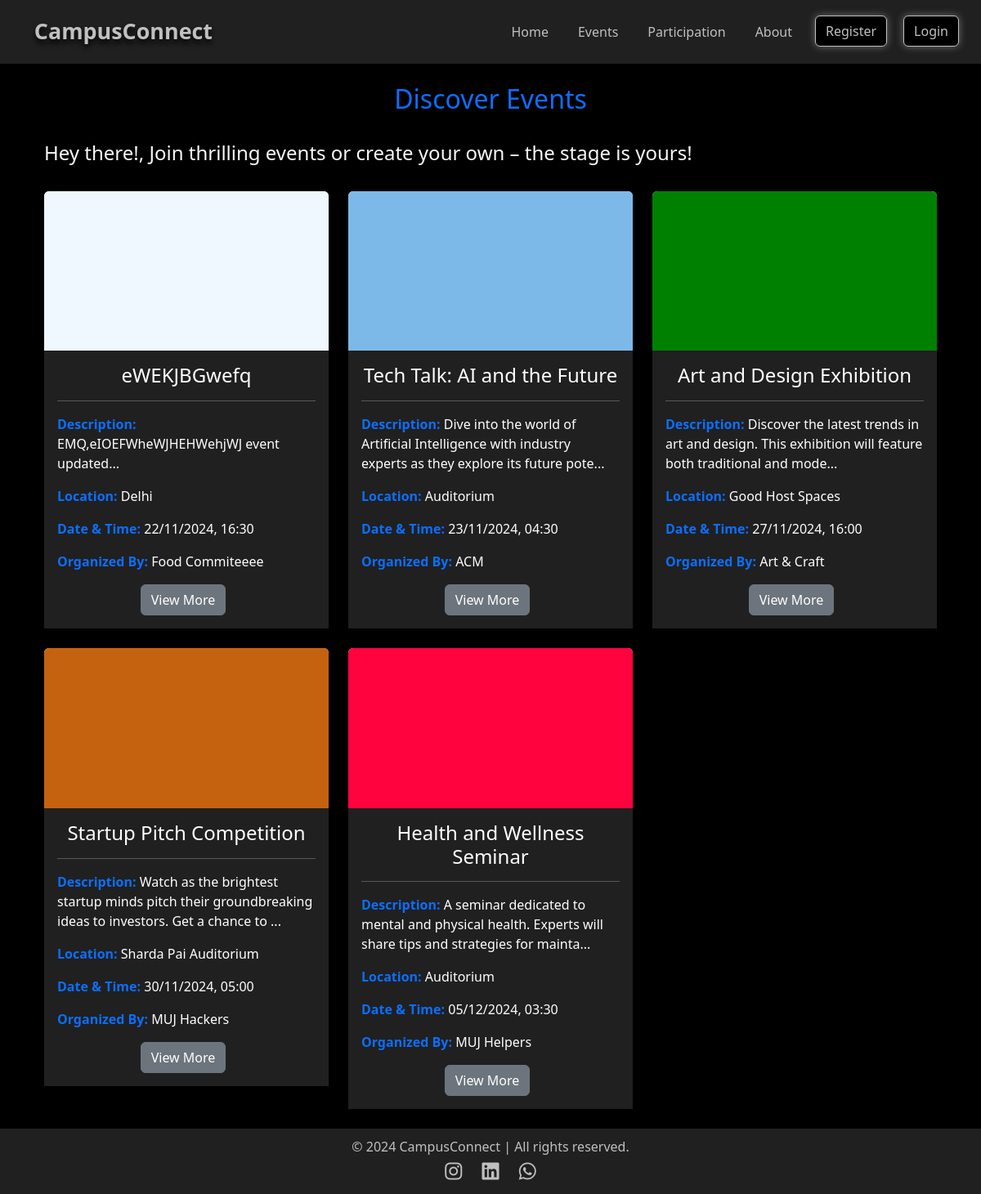
Screenshot of /events/ with the database file from the repository.
### events/models.py (models this page shows, shortened)
class Event(models.Model):
    title = models.CharField(max_length=100)
    description = models.TextField()
    event_datetime = models.DateTimeField()
    location = models.CharField(max_length=200)
    photo = models.ImageField(upload_to='event_photos/', blank=True, null=True)
    organized_by = models.CharField(max_length=100, default="Unknown")
    user = models.ForeignKey(User, on_delete=models.CASCADE)
    is_approved = models.BooleanField(default=False)

### events/views.py (the view)
# urls.py: path('', include('events.urls')),
def events(request):
    approved_events = Event.objects.filter(is_approved=True).order_by('event_datetime')
    if not approved_events:
        message = "No events have been approved yet."
    else:
        message = ""
    return render(request, 'events.html', {'events': approved_events, 'message': message})

### events/templates/events.html (shortened to what this page needs)
{% extends "layout.html" %}
{% block content %}
<h2 class="text-center mt-4" style="color: #0d6efd;">Discover Events</h2>
<div class="post">
    {% if user.is_authenticated %}
        <h4 class="ms-1 pt-4 text-light p-2">
            Hey <span style="color:#0d6efd;">{{ user.username }}</span>!, Join thrilling events or create your own – the stage is yours!
        </h4>
        <a class="btn btn-primary mb-2 mt-2 ms-3 p-2 rounded" href="{% url 'create_event' %}">
            Add Event
        </a>
    {% else %}
        <h4 class="ms-1 pt-4 text-light p-2">
            Hey there!, Join thrilling events or create your own – the stage is yours!
        </h4>
    {% endif %}
</div>
<div class="container mt-4">
    <div class="row">
        {% for event in events %}
        <div class="col-md-4 col-sm-6 mb-4">
            <div class="card border-0 shadow-sm rounded">
                {% if event.photo %}
                <img src="{{ event.photo.url }}" class="card-img-top rounded-top" alt="Event photo">
                {% else %}
                <img src="default_image_url.jpg" class="card-img-top rounded-top" alt="Default image">
                {% endif %}
                <div class="card-body" style="background-color: #202020; color: white;">
                    <h4 class="card-title"><center>{{ event.title }}</center></h4><hr>
                    <p class="card-text"><strong><span style="color: #0d6efd;">Description:</span></strong> {{ event.description|slice:":100" }}...</p>
                    <p><strong><span style="color: #0d6efd;">Location:</span></strong> {{ event.location }}</p>
                    <p><strong><span style="color: #0d6efd;">Date & Time:</span></strong> {{ event.event_datetime|date:"d/m/Y, H:i" }}</p>
                    <p><strong><span style="color: #0d6efd;">Organized By:</span></strong> {{ event.organized_by }}</p>
                    <div class="btn-container d-flex justify-content-center align-items-center mt-2">
                        <a href="{% url 'event_detail' event.id %}" class="btn btn-secondary rounded me-2">View More</a>
                    </div>
                </div>
            </div>
        </div>
        {% empty %}
        <p class="text-white">No events available.</p>
        {% endfor %}
    </div>
</div>
{% endblock %}

### templates/layout.html (shortened to what this page needs)
{% load static %}
<!DOCTYPE html>
<html lang="en">
<head>
    <link href="https://cdn.jsdelivr.net/npm/bootstrap@5.3.3/dist/css/bootstrap.min.css" rel="stylesheet">
    <link rel="stylesheet" href="https://cdnjs.cloudflare.com/ajax/libs/font-awesome/6.0.0-beta3/css/all.min.css">
</head>
<body>
    <nav class="navbar navbar-expand-lg navbar-dark">
        <div class="container-fluid">
            <a class="navbar-brand" href="{% url 'home' %}">CampusConnect</a>
            <div class="collapse navbar-collapse" id="navbarSupportedContent">
                <ul class="navbar-nav ms-auto">
                    <li class="nav-item">
                        <a class="nav-link" href="{% url 'home' %}">Home</a>
                    </li>
                    <li class="nav-item">
                        <a class="nav-link" href="{% url 'events' %}">Events</a>
                    </li>
                    <li class="nav-item">
                        <a class="nav-link" href="{% url 'participation' %}">Participation</a>
                    </li>
                    <li class="nav-item">
                        <a class="nav-link" href="{% url 'about' %}">About</a>
                    </li>
                    {% if user.is_authenticated %}
                    <li class="nav-item">
                        <form method="post" action="{% url 'logout' %}" class="d-inline">
                            {% csrf_token %}
                            <button class="btn" type="submit">Logout</button>
                        </form>
                    </li>
                    {% else %}
                    <li class="nav-item">
                        <a href="{% url 'register' %}" class="btn">Register</a>
                    </li>
                    <li class="nav-item">
                        <a href="{% url 'login' %}" class="btn">Login</a>
                    </li>
                    {% endif %}
                </ul>
            </div>
        </div>
    </nav>
    <div class="container content">
        {% block content %}
        {% endblock %}
    </div>
    <footer class="footer mt-auto">
        <span>&copy; 2024 CampusConnect | All rights reserved.</span>
        <div class="social-icons">
            <a href="https://www.instagram.com/yourProfile" target="_blank"><i class="fab fa-instagram"></i></a>
            <a href="https://www.linkedin.com/yourProfile" target="_blank"><i class="fab fa-linkedin"></i></a>
            <a href="https://www.whatsapp.com/yourProfile" target="_blank"><i class="fab fa-whatsapp"></i></a>
        </div>
    </footer>
</body>
</html>

### templates/layout.html (style rules this page uses)
body { background-color: #000000; color: #f8f9fa; min-height: 100vh; display: flex; flex-direction: column; }
.navbar { background-color: #202020; padding: 15px; box-shadow: 0 0 10px rgba(0, 0, 0, 0.5); }
.navbar-brand { font-size: 1.6rem; color: #C0C0C0; text-shadow: 0 4px 6px rgba(0, 0, 0, 0.9); margin-left: 20px; font-weight: 900; transition: transform 0.4s ease; transform: scale(1.05); }
.navbar-nav .nav-item { margin-left: 20px; }
.navbar-nav .nav-link { color: #C0C0C0; transition: color 0.3s ease; }
.navbar .btn { background-color: #000000; color: #C0C0C0; border: 1.5px solid #C0C0C0; box-shadow: 0 0 10px rgba(192, 192, 192, 0.5); }
.footer { background-color: #202020; color: #C0C0C0; text-align: center; padding: 10px; box-shadow: 0 -4px 8px rgba(0, 0, 0, 0.5); margin-top: auto; }
.footer .social-icons a { color: #C0C0C0; margin: 0 10px; font-size: 1.5rem; text-decoration: none; transition: color 0.3s ease; }
.content { flex: 1; }

### events/templates/events.html (style rules this page uses)
.btn-container a, .btn-container form { display: inline-block; }
.btn-container { gap: 10px; }
.card { border-radius: 8px; box-shadow: 0 4px 10px rgba(0, 0, 0, 0.2); transition: transform 0.3s ease, box-shadow 0.3s ease; }
.card-body { background-color: #202020; color: #ffffff; }
.card-title { color: #ffffff; }
.btn { transition: transform 0.3s ease, box-shadow 0.3s ease; }
.d-flex.justify-content-center { justify-content: center; }

### rows the page displays
Event: photo (picture), title "eWEKJBGwefq", description "EMQ,eIOEFWheWJHEHWehjWJ event updated", location "Delhi", event_datetime "22/11/2024, 16:30", organized_by "Food Commiteeee"
Event: photo (picture), title "Tech Talk: AI and the Future", description "Dive into the world of Artificial Intelligence with industry experts as they explore its future pote", location "Auditorium", event_datetime "23/11/2024, 04:30", organized_by "ACM"
Event: photo (picture), title "Art and Design Exhibition", description "Discover the latest trends in art and design. This exhibition will feature both traditional and mode", location "Good Host Spaces", event_datetime "27/11/2024, 16:00", organized_by "Art & Craft"
Event: photo (picture), title "Startup Pitch Competition", description "Watch as the brightest startup minds pitch their groundbreaking ideas to investors. Get a chance to", location "Sharda Pai Auditorium", event_datetime "30/11/2024, 05:00", organized_by "MUJ Hackers"
Event: photo (picture), title "Health and Wellness Seminar", description "A seminar dedicated to mental and physical health. Experts will share tips and strategies for mainta", location "Auditorium", event_datetime "05/12/2024, 03:30", organized_by "MUJ Helpers"
